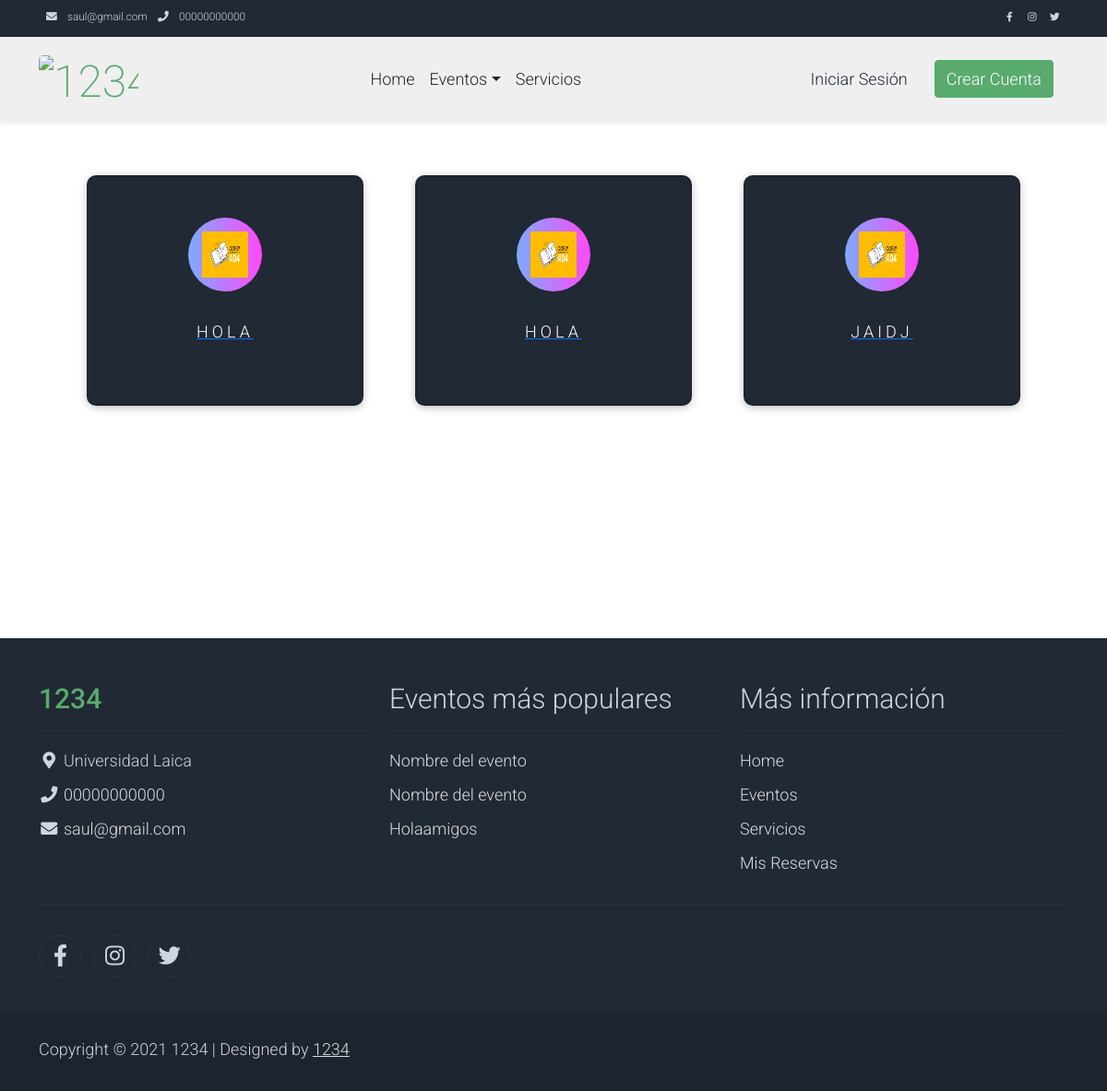
Page /eventos/categorias on the committed database.
### negocio/models.py (models this page shows, shortened)
class ConfiguracionNegocio(models.Model):
    class Meta:
        verbose_name = "Configuración del Negocio"
        verbose_name_plural = "Configuraciones del Negocio"
    nombre = models.CharField(max_length=100, verbose_name="Nombre")
    logo = CloudinaryField("Logo", blank=True, null=True)
    direccion = models.CharField(max_length=200, verbose_name="Dirección")
    correo = models.EmailField(verbose_name="Correo Electrónico")
    telefono = models.CharField(max_length=15, verbose_name="Teléfono")
    pagina_web = models.URLField(blank=True, null=True, verbose_name="Página Web")
    red_social_facebook = models.URLField(
        blank=True, null=True, verbose_name="Red Social Facebook"
    )
    red_social_x = models.URLField(blank=True, null=True, verbose_name="Red Social X")
    red_social_instagram = models.URLField(
        blank=True, null=True, verbose_name="Red Social Instagram"
    )
    nombre_banco = models.CharField(max_length=50, verbose_name="Nombre del Banco")
    tipo_cuenta = models.CharField(max_length=20, verbose_name="Tipo de Cuenta")
    numero_cuenta = models.CharField(max_length=20, verbose_name="Número de Cuenta")
    objects = ConfiguracionNegocioManager()

### eventos/models/tipo_evento.py (models this page shows, shortened)
class TipoEvento(models.Model):
    class Meta:
        verbose_name = "Tipo de Evento"
        verbose_name_plural = "Tipos de Eventos"
    nombre_evento = models.CharField(max_length=100, verbose_name="Nombre del Evento")
    descripcion = models.TextField(verbose_name="Descripción")
    fecha_creacion = models.DateField(auto_now_add=True, verbose_name="Fecha de Creación")
    imagen = CloudinaryField('Foto', blank=True, null=True)

### eventos/models/evento.py (models this page shows, shortened)
class Evento(models.Model):
    class Meta:
        verbose_name = 'Evento'
        verbose_name_plural = 'Eventos'
    nombre = models.CharField(max_length=100, default='Nombre del evento', verbose_name='Nombre')
    descripcion = models.CharField(max_length=500, default='Descripción del evento', verbose_name='Descripción')
    valor_referencial = models.FloatField(default=0.0, verbose_name='Valor Referencial')
    numero_horas_permitidas = models.IntegerField(default=0, verbose_name='Número de Horas Permitidas')
    valor_extra_hora = models.FloatField(default=0.0, verbose_name='Valor Extra por Hora')
    tipo_evento = models.ForeignKey(TipoEvento, on_delete=models.CASCADE, verbose_name='Tipo de Evento')

### eventos/views.py (the view)
# urls.py: path("categorias", views.tipos_eventos, name="categorias"),
def tipos_eventos(request):
    tipos_eventos = TipoEvento.objects.all()
    return render(request, "eventos/tipos_eventos.html", {"tipos_eventos": tipos_eventos})

### core/contex_processors.py (called while the page is built)
def configuracion_negocio_context(request):
    return {"configuracion_negocio": ConfiguracionNegocio.objects.first()}

def eventos_mas_gustados_context(request):
    eventos_mas_gustados = Evento.objects.annotate(
        promedio_calificacion=Avg("calificacion_evento__calificacion")
    ).order_by("-promedio_calificacion")[:5]
    return {"eventos_mas_gustados": eventos_mas_gustados}

### eventos/templates/eventos/tipos_eventos.html
{% extends 'eventos/layout/base.html' %}
{% load static %}
{% block content %}
    <section class=" py-5">
        <div class="container " style="width: 100%;">
            <div class=""
                 style="display: flex;
                        flex-wrap: wrap;
                        gap: 2em;
                        justify-content: center;
                        align-items: center">
                {% for tipo_evento_item in tipos_eventos %}
                    {% include 'core/components/utils/cardCategory.html' with nombre=tipo_evento_item.nombre_evento descripcion=tipo_evento_item.descripcion  imagen_url=tipo_evento_item.imagen.url id_item=tipo_evento_item.id link_url='eventos:categoria-evento' %}
                {% endfor %}
            </div>
        </div>
    </section>
{% endblock %}

### core/templates/core/components/layout/nav.html
<nav class="navbar navbar-expand-lg bg-dark navbar-light d-none d-lg-block"
     id="templatemo_nav_top">
    <div class="container text-light">
        <div class="w-100 d-flex justify-content-between">
            <div>
                <i class="fa fa-envelope mx-2"></i>
                <a class="navbar-sm-brand text-light text-decoration-none"
                   href="mailto:info@company.com">{{ configuracion_negocio.correo }}</a>
                <i class="fa fa-phone mx-2"></i>
                <a class="navbar-sm-brand text-light text-decoration-none"
                   href="tel:010-020-0340">{{ configuracion_negocio.telefono }}</a>
            </div>
            <div>
                <a class="text-light"
                   href="{% if configuracion_negocio.pagina_web %}{{ configuracion_negocio.red_social_facebook }}{% else %}# {% endif %}"
                   target="_blank"
                   rel="sponsored"><i class="fab fa-facebook-f fa-sm fa-fw me-2"></i></a>
                <a class="text-light"
                   href="{% if configuracion_negocio.red_social_instagram %}{{ configuracion_negocio.red_social_instagram }}{% else %}# {% endif %}"
                   target="_blank"><i class="fab fa-instagram fa-sm fa-fw me-2"></i></a>
                <a class="text-light"
                   href="{% if configuracion_negocio.red_social_x %}{{ configuracion_negocio.red_social_x }}{% else %}# {% endif %}"
                   target="_blank"><i class="fab fa-twitter fa-sm fa-fw me-2"></i></a>
            </div>
        </div>
    </div>
</nav>

### core/templates/core/components/utils/cardCategory.html (shortened to what this page needs)
{% load static %}
<a class="card bg-dark" href="{% if link_url %}{% url link_url id_item %}{% else %}#{% endif %}">
    <div class="icon">
            <img width="50" height="50"
                src="{% if imagen_url %} {{ imagen_url }} {% else %} {% static 'img/404.jpg' %} {% endif %}"
                 alt="Card image cap">
    </div>
    <p class="title">{{ nombre }}</p>
</a>

### core/templates/core/components/layout/footer.html (shortened to what this page needs)
{% load static %}
<footer class="bg-dark" id="tempaltemo_footer">
    <div class="container">
        <div class="row">
            <div class="col-md-4 pt-5">
                <h2 class="h2 text-success border-bottom pb-3 border-light logo">{{ configuracion_negocio.nombre }}</h2>
                <ul class="list-unstyled text-light footer-link-list">
                    <li>
                        <i class="fas fa-map-marker-alt fa-fw"></i>
                        {{ configuracion_negocio.direccion }}
                    </li>
                    <li>
                        <i class="fa fa-phone fa-fw"></i>
                        <a class="text-decoration-none" href="tel:{{ configuracion_negocio.telefono }}">{{ configuracion_negocio.telefono }}</a>
                    </li>
                    <li>
                        <i class="fa fa-envelope fa-fw"></i>
                        <a class="text-decoration-none" href="mailto:{{ configuracion_negocio.correo }}">{{ configuracion_negocio.correo }}</a>
                    </li>
                </ul>
            </div>
            <div class="col-md-4 pt-5">
                <h2 class="h2 text-light border-bottom pb-3 border-light">Eventos más populares</h2>
                <ul class="list-unstyled text-light footer-link-list">
                    {% for evento in eventos_mas_gustados %}
                        <li>
                            <a class="text-decoration-none" href="{% url 'eventos:evento_detalle' evento.id %}">{{ evento.nombre }}</a>
                        </li>
                    {% endfor %}
                </ul>
            </div>
            <div class="col-md-4 pt-5">
                <h2 class="h2 text-light border-bottom pb-3 border-light">Más información</h2>
                <ul class="list-unstyled text-light footer-link-list">
                    <li>
                        <a class="text-decoration-none" href="{% url 'core:home' %}">Home</a>
                    </li>
                    <li>
                        <a class="text-decoration-none" href="{% url 'eventos:eventos' %}">Eventos</a>
                    </li>
                    <li>
                        <a class="text-decoration-none" href="{% url 'servicios:servicios' %}">Servicios</a>
                    </li>
                    <li>
                        <a class="text-decoration-none" href="{% url 'alquileres:alquileres' %}">
                            {% if request.user.is_superuser %}
                                Reservas de eventos
                            {% else %}
                                Mis Reservas
                            {% endif %}
                        </a>
                    </li>
                </ul>
            </div>
        </div>
        <div class="row text-light mb-4">
            <div class="col-12 mb-3">
                <div class="w-100 my-3 border-top border-light"></div>
            </div>
            <div class="col-auto me-auto">
                <ul class="list-inline text-left footer-icons">
                    <li class="list-inline-item border border-light rounded-circle text-center">
                        <a class="text-light text-decoration-none"
                           target="_blank"
                           href="{% if configuracion_negocio.red_social_facebook %}{{ configuracion_negocio.red_social_facebook }}{% else %}# {% endif %}">
                            <i class="fab fa-facebook-f fa-lg fa-fw"></i>
                        </a>
                    </li>
                    <li class="list-inline-item border border-light rounded-circle text-center">
                        <a class="text-light text-decoration-none"
                           target="_blank"
                           href="{% if configuracion_negocio.red_social_instagram %}{{ configuracion_negocio.red_social_instagram }}{% else %}# {% endif %}">
                            <i class="fab fa-instagram fa-lg fa-fw"></i>
                        </a>
                    </li>
                    <li class="list-inline-item border border-light rounded-circle text-center">
                        <a class="text-light text-decoration-none"
                           target="_blank"
                           href="{% if configuracion_negocio.red_social_x %}{{ configuracion_negocio.red_social_x }}{% else %}# {% endif %}">
                            <i class="fab fa-twitter fa-lg fa-fw"></i>
                        </a>
                    </li>
                </ul>
            </div>
        </div>
    </div>
    <div class="w-100 bg-black py-3">
        <div class="container">
            <div class="row pt-2">
                <div class="col-12">
                    <p class="text-left text-light">
                        Copyright &copy; 2021 {{ configuracion_negocio.nombre }}
                        | Designed by <a rel="sponsored" href="https://templatemo.com" target="_blank">{{ configuracion_negocio.nombre }}</a>
                    </p>
                </div>
            </div>
        </div>
    </div>
</footer>

### static/css/templatemo.css (style rules this page uses)
body, ul, li, p, a, label, input, div { font-family: 'Roboto', sans-serif; font-size: 18px !important; font-weight: 300 !important; }
.h2 { font-family: 'Roboto', sans-serif; font-size: 30px !important; font-weight: 300; }
.logo { font-weight: 500 !important; }
.text-success { color: #59ab6e !important; }
.text-light { color: #cfd6e1 !important; }
.bg-dark { background-color: #212934 !important; }
.bg-black { background-color: #1d242d !important; }
#templatemo_nav_top { min-height: 40px; }
#templatemo_nav_top * { font-size: .9em !important; }
#tempaltemo_footer a { color: #dcdde1; }
#tempaltemo_footer ul.footer-link-list li { padding-top: 10px; }
#tempaltemo_footer ul.footer-icons li { width: 2.6em; height: 2.6em; line-height: 2.6em; }
#tempaltemo_footer .border-light { border-color: #2d343f !important; }

### core/templates/core/components/utils/cardCategory.html (style rules this page uses)
.card { width: 100%; max-width: 300px; min-width: 200px; height: 250px; margin: 10px; border-radius: 10px; box-shadow: 0px 2px 10px rgba(0, 0, 0, 0.24); border: 2px solid rgba(7, 7, 7, 0.12); font-size: 16px; transition: all 0.3s ease; position: relative; display: flex; justify-content: center; align-items: center; flex-direction: column; cursor: pointer; font-family: 'Poppins', sans-serif; }
.icon { margin: 0 auto; width: 100%; height: 80px; max-width: 80px; background: linear-gradient(90deg, #7eaaff 0%, #ff48fb 40%, rgba(0, 0, 0, 0.28) 60%); border-radius: 100%; display: flex; justify-content: center; align-items: center; transition: all 0.8s ease; background-position: 0px; background-size: 200px; }
.card .title { width: 100%; margin: 0; text-align: center; margin-top: 30px; color: white; font-weight: 600; text-transform: uppercase; letter-spacing: 4px; }

### rows in the picture
ConfiguracionNegocio: correo "saul@gmail.com", telefono "00000000000", nombre "1234", direccion "Universidad Laica"
TipoEvento: nombre_evento "HOLA"
TipoEvento: nombre_evento "HOLA"
TipoEvento: nombre_evento "JAIDJ"
Evento: nombre "Nombre del evento"
Evento: nombre "Nombre del evento"
Evento: nombre "Holaamigos"
